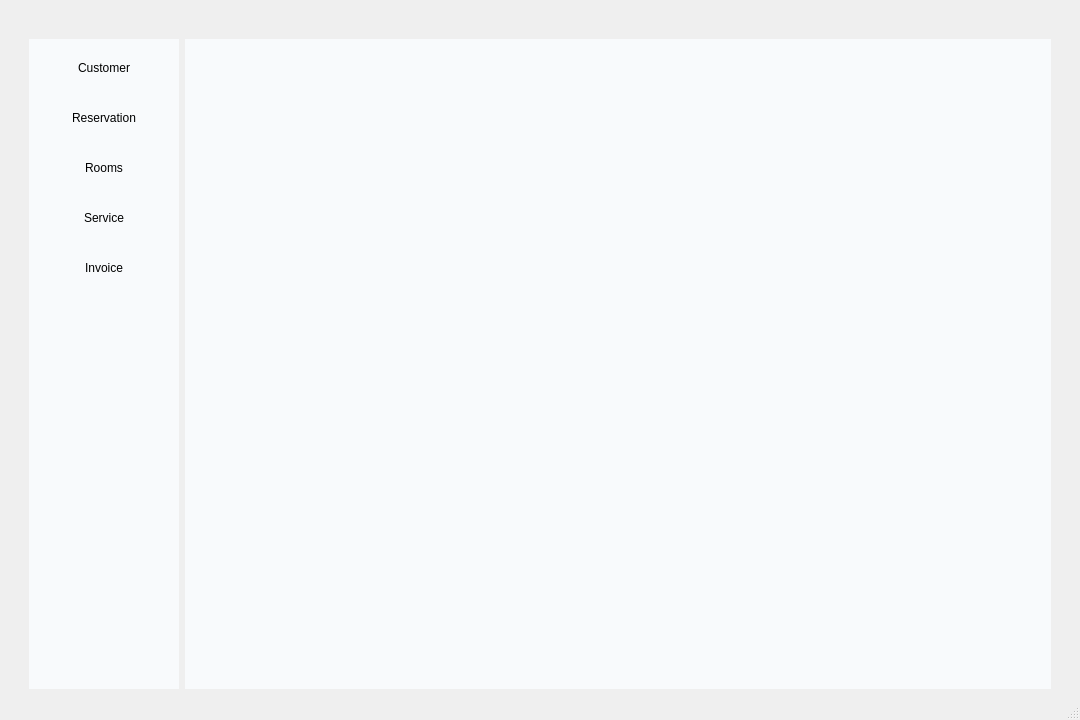
<?xml version="1.0" encoding="UTF-8"?>
<ui version="4.0">
 <class>MainWindow</class>
 <widget class="QMainWindow" name="MainWindow">
  <property name="geometry">
   <rect>
    <x>0</x>
    <y>0</y>
    <width>1080</width>
    <height>720</height>
   </rect>
  </property>
  <property name="sizePolicy">
   <sizepolicy hsizetype="Minimum" vsizetype="Minimum">
    <horstretch>0</horstretch>
    <verstretch>0</verstretch>
   </sizepolicy>
  </property>
  <property name="windowTitle">
   <string>MainWindow</string>
  </property>
  <property name="dockNestingEnabled">
   <bool>true</bool>
  </property>
  <widget class="QWidget" name="centralwidget">
   <layout class="QHBoxLayout" name="horizontalLayout">
    <item>
     <widget class="QWidget" name="qwidgetContainer" native="true">
      <layout class="QVBoxLayout" name="verticalLayout">
       <property name="spacing">
        <number>30</number>
       </property>
       <property name="sizeConstraint">
        <enum>QLayout::SetMaximumSize</enum>
       </property>
       <property name="leftMargin">
        <number>20</number>
       </property>
       <property name="topMargin">
        <number>0</number>
       </property>
       <property name="rightMargin">
        <number>20</number>
       </property>
       <property name="bottomMargin">
        <number>0</number>
       </property>
       <item>
        <widget class="QWidget" name="container_title" native="true">
         <property name="styleSheet">
          <string notr="true">background-color: rgb(248, 250, 252);</string>
         </property>
        </widget>
       </item>
       <item>
        <widget class="QWidget" name="widget_container" native="true">
         <layout class="QHBoxLayout" name="horizontalLayout_2">
          <property name="leftMargin">
           <number>0</number>
          </property>
          <property name="topMargin">
           <number>0</number>
          </property>
          <property name="rightMargin">
           <number>0</number>
          </property>
          <property name="bottomMargin">
           <number>0</number>
          </property>
          <item>
           <widget class="QWidget" name="leftNavQwidget" native="true">
            <property name="enabled">
             <bool>true</bool>
            </property>
            <property name="styleSheet">
             <string notr="true">background-color: rgb(248, 250, 252);</string>
            </property>
            <layout class="QVBoxLayout" name="verticalLayout_2">
             <property name="spacing">
              <number>10</number>
             </property>
             <property name="leftMargin">
              <number>0</number>
             </property>
             <property name="rightMargin">
              <number>0</number>
             </property>
             <item>
              <widget class="QPushButton" name="customerButton">
               <property name="sizePolicy">
                <sizepolicy hsizetype="Minimum" vsizetype="Minimum">
                 <horstretch>0</horstretch>
                 <verstretch>0</verstretch>
                </sizepolicy>
               </property>
               <property name="minimumSize">
                <size>
                 <width>0</width>
                 <height>40</height>
                </size>
               </property>
               <property name="text">
                <string>Customer</string>
               </property>
               <property name="flat">
                <bool>true</bool>
               </property>
              </widget>
             </item>
             <item>
              <widget class="QPushButton" name="reservationButton">
               <property name="minimumSize">
                <size>
                 <width>150</width>
                 <height>40</height>
                </size>
               </property>
               <property name="text">
                <string>Reservation</string>
               </property>
               <property name="flat">
                <bool>true</bool>
               </property>
              </widget>
             </item>
             <item>
              <widget class="QPushButton" name="roomButton">
               <property name="minimumSize">
                <size>
                 <width>150</width>
                 <height>40</height>
                </size>
               </property>
               <property name="text">
                <string>Rooms</string>
               </property>
               <property name="flat">
                <bool>true</bool>
               </property>
              </widget>
             </item>
             <item>
              <widget class="QPushButton" name="service_btn">
               <property name="minimumSize">
                <size>
                 <width>150</width>
                 <height>40</height>
                </size>
               </property>
               <property name="text">
                <string>Service</string>
               </property>
               <property name="flat">
                <bool>true</bool>
               </property>
              </widget>
             </item>
             <item>
              <widget class="QPushButton" name="invoice_btn">
               <property name="minimumSize">
                <size>
                 <width>150</width>
                 <height>40</height>
                </size>
               </property>
               <property name="text">
                <string>Invoice</string>
               </property>
               <property name="flat">
                <bool>true</bool>
               </property>
              </widget>
             </item>
             <item>
              <spacer name="verticalSpacer">
               <property name="orientation">
                <enum>Qt::Vertical</enum>
               </property>
               <property name="sizeHint" stdset="0">
                <size>
                 <width>20</width>
                 <height>40</height>
                </size>
               </property>
              </spacer>
             </item>
            </layout>
           </widget>
          </item>
          <item>
           <widget class="QStackedWidget" name="stackedWidget">
            <property name="styleSheet">
             <string notr="true">background-color: rgb(248, 250, 252);</string>
            </property>
            <property name="currentIndex">
             <number>-1</number>
            </property>
           </widget>
          </item>
         </layout>
        </widget>
       </item>
      </layout>
     </widget>
    </item>
   </layout>
  </widget>
  <widget class="QStatusBar" name="statusbar"/>
 </widget>
 <resources/>
 <connections/>
</ui>
